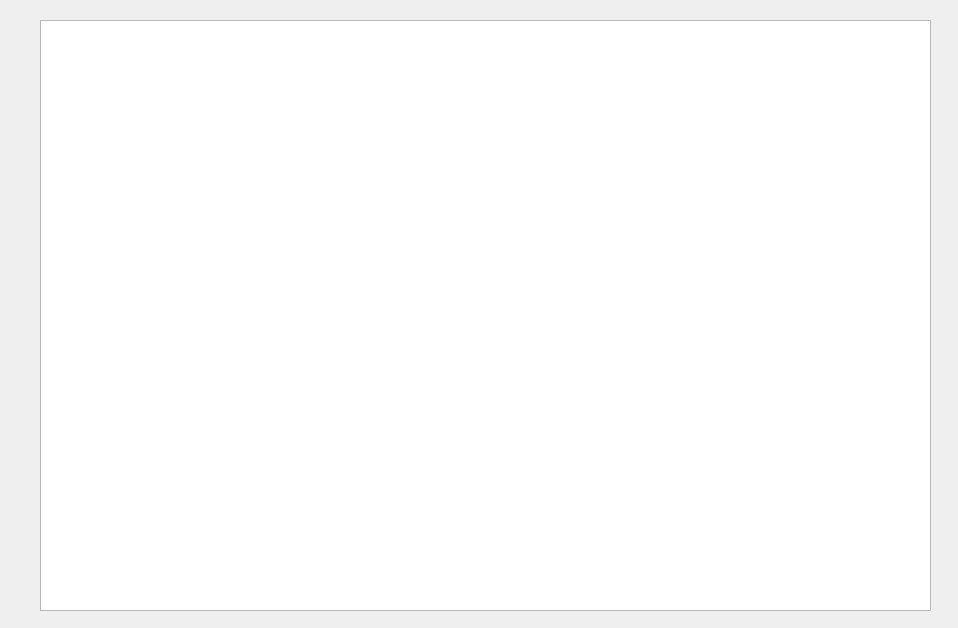
<?xml version="1.0" encoding="UTF-8"?>
<ui version="4.0">
 <class>NoticeDialog</class>
 <widget class="QDialog" name="NoticeDialog">
  <property name="geometry">
   <rect>
    <x>0</x>
    <y>0</y>
    <width>958</width>
    <height>628</height>
   </rect>
  </property>
  <property name="windowTitle">
   <string>NoticeDialog</string>
  </property>
  <widget class="QTableView" name="tableView">
   <property name="geometry">
    <rect>
     <x>40</x>
     <y>20</y>
     <width>891</width>
     <height>591</height>
    </rect>
   </property>
  </widget>
 </widget>
 <layoutdefault spacing="6" margin="11"/>
 <resources/>
 <connections/>
</ui>
